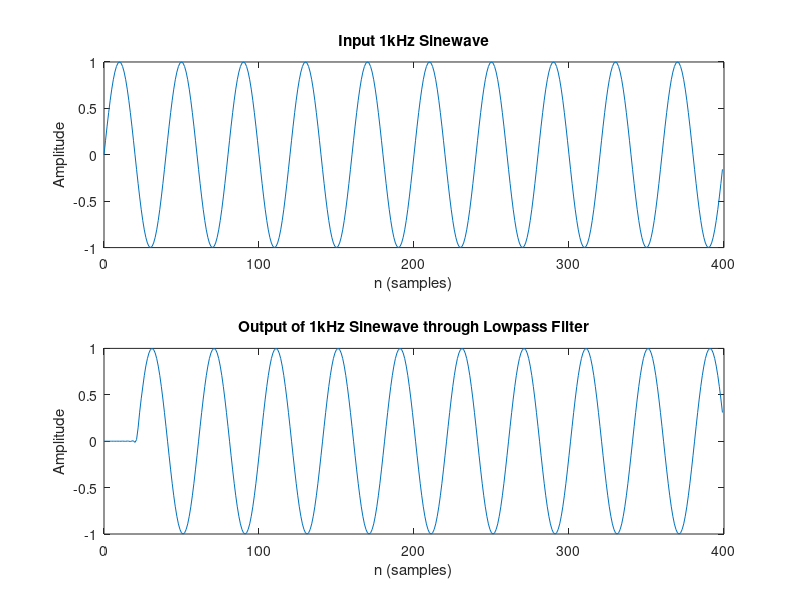
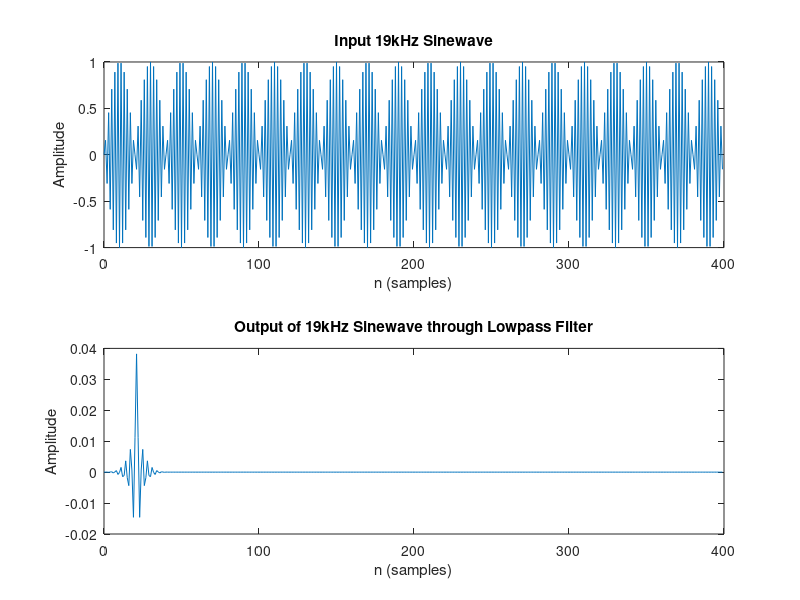
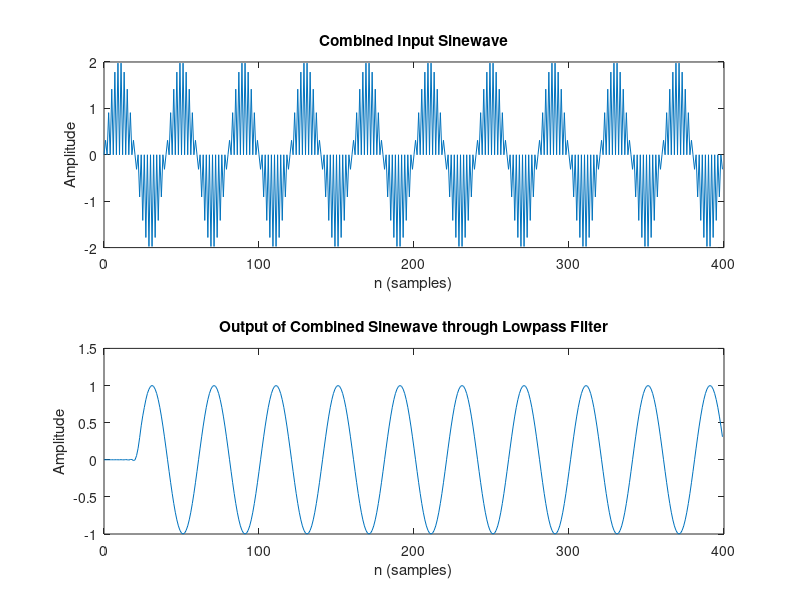

Source code (MATLAB) for these figures, in order:
N=1000;
n=0:N-1;
%%%% impulse response for lowpass filter %%%%
fs=40000;
f1=10000;
f2=15000;
A_dB=80;
Beta=A_dB/10; % if A_dB < 40 dB have to reduce Beta
M=floor((fs/(f2-f1))*A_dB/15);
if M-2*ceil(M/2)==0; M=M+1; end
MM=(M-1)/2;
phi=2*pi*(-MM:MM)*(f1+f2)/(2*fs);
h=sin(phi)./phi;
h(MM+1)=1;
h0=h.*kaiser(2*MM+1,Beta)';
h1=h0*(f2+f1)/fs;
%%%%%%%%%%%%%%%%%%%%%%%%%%%%%%%%%%%%%%%%%%%%%

wc1 = 2*pi*1000/fs;  %center freq of 1kHz for first sinewave
wc2 = 2*pi*19000/fs; %center freq of 19kHz for second sinewave
sin1 = sin(wc1*n); %generate first sinewave at 1kHz
sin2 = sin(wc2*n); % generate second sinewave at 19kHz

y1 = conv(sin1,h1,'full');%output of sinewave 1kHz passing through FIR lowpass
y2 = conv(sin2,h1,'full');%output of sinewave 19kHz passing through FIR lowpass

%Plot y1 and y2 on two separate subplots
figure(1)
subplot(2,1,1);
plot(n(1:400), sin1(1:400)');
title('Input 1kHz Sinewave');
xlabel('n (samples)');
ylabel('Amplitude');
subplot(2,1,2)
plot(n(1:400), y1(1:400)');
title('Output of 1kHz Sinewave through Lowpass Filter');
xlabel('n (samples)');
ylabel('Amplitude');

figure(2)
subplot(2,1,1);
plot(n(1:400), sin2(1:400)');
title('Input 19kHz Sinewave');
xlabel('n (samples)');
ylabel('Amplitude');
subplot(2,1,2)
plot(n(1:400), y2(1:400)');
title('Output of 19kHz Sinewave through Lowpass Filter');
xlabel('n (samples)');
ylabel('Amplitude');

% Combine the outputs of both sinewaves
sine_combo = sin1 + sin2;
y_combo = conv(sine_combo,h1,'full');%output of sinewave 1kHz passing through FIR lowpass
figure(3)
subplot(2,1,1);
plot(n(1:400), sine_combo(1:400)');
title('Combined Input Sinewave');
xlabel('n (samples)');
ylabel('Amplitude');
subplot(2,1,2)
plot(n(1:400), y_combo(1:400)');
title('Output of Combined Sinewave through Lowpass Filter');
xlabel('n (samples)');
ylabel('Amplitude');
